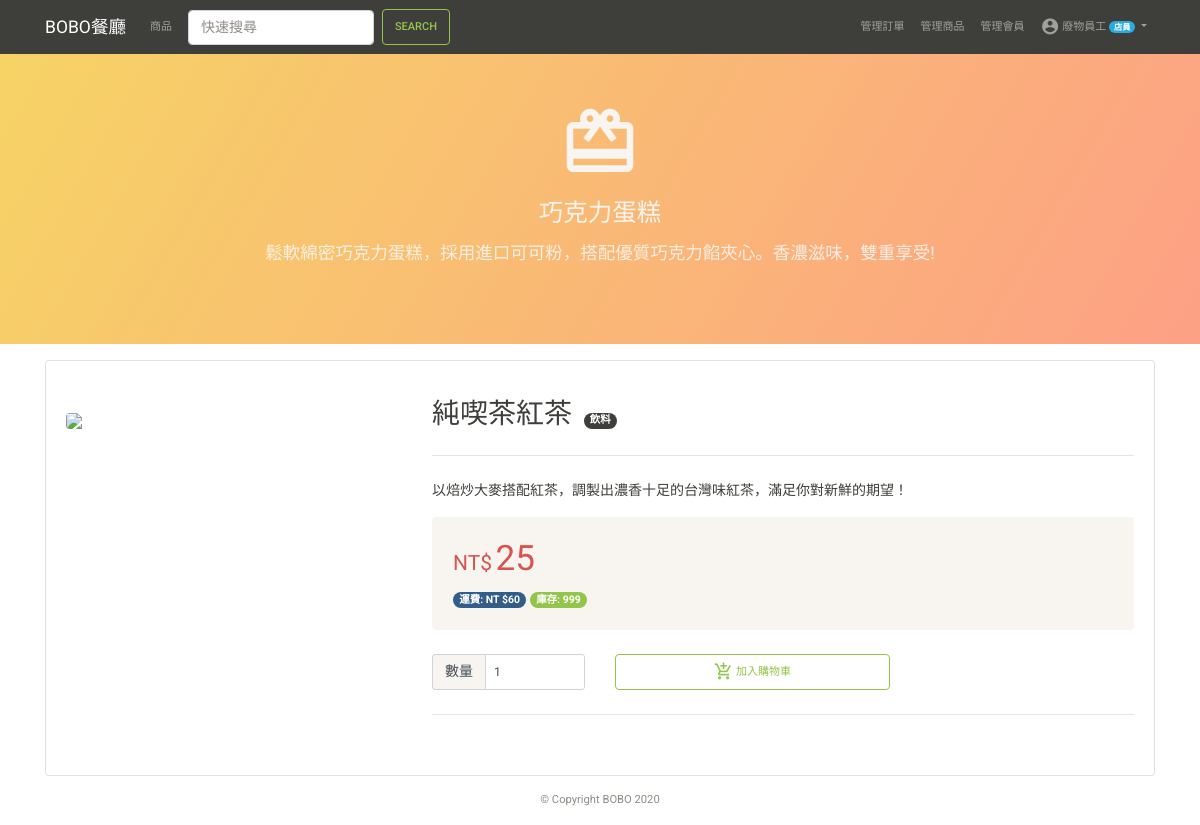
The app's page /product_detail.php?ID=2 (signed in) with its own data.
### tables this page shows
CREATE TABLE MEMBER(
  ID VARCHAR(20) PRIMARY KEY,
  Password VARCHAR(128) ,
  Name VARCHAR(12) ,
  Email VARCHAR(30) ,
  Phone VARCHAR(10) ,
  RegDate TIMESTAMP DEFAULT CURRENT_TIMESTAMP,
  Birth DATE,
  Gender ENUM('M', 'F', 'N'),
  Address VARCHAR(100),
  Position ENUM('S', 'A', 'C') 
);

CREATE TABLE PRODUCT(
  ID INT(7) UNSIGNED AUTO_INCREMENT PRIMARY KEY,
  Name VARCHAR(30) ,
  State ENUM('in_stock', 'out_of_stock', 'removed_from_shelves'),
  Stock INT(7) UNSIGNED ,
  Price INT(10) UNSIGNED ,
  Img VARCHAR(100) ,
  Info VARCHAR(300),
  CategoryName VARCHAR(30)
);

### verification.php (called while the page is built, shortened)
<?php
include('connection.php');
if(isset($_SESSION['ID'])){
  $user_id = $_SESSION['ID'];
  $sql = "SELECT * FROM MEMBER WHERE ID='$user_id'";
  $rows = mysqli_fetch_array($conn->query($sql));
  $user_name = $rows['Name'];
  $user_position = $rows['Position'];
}

### connection.php (called while the page is built, shortened)
<?php
  $conn = new mysqli(db_host, db_username, db_password, db_name);
  $conn->query("SET NAMES 'utf8mb4'");
  require_once('verification.php');

### product_detail.php (the view, shortened to what this page needs)
<?php include('connection.php'); ?>
<!DOCTYPE html>
<html>
<head>
  <?php include('style.php') ?>
</head>
<body>
  <?php include('nav.php') ?>
  <?php include('jumbotron/page2.php') ?>
  <div class="container my-3">
    <div class="row">
      <?php
      $sql = "SELECT * FROM PRODUCT_VIEW WHERE PID = ".$_GET['ID'];
      $result = $conn->query($sql);
      $rows = mysqli_fetch_array($result);
      ?>
      <div class="col-12 col-lg-12 offset-lg-0">
        <div class="card py-3 " >
          <div class="card-body">
            <div class="row">
              <div class="col-12 col-lg-4 my-3 text-center">
                <img src="<?php echo $rows['PImg'] ?>" class="img-fluid rounded mx-auto d-block" style="max-height: 16rem; width: auto;">
              </div>
              <div class="col-12 col-lg-8 ">
                <div class="mb-3">
                  <h2 class="text-lg-left d-inline"><?php echo $rows['PName']; ?></h2>
                  <span class="badge badge-dark badge-pill mx-2"><?php echo $rows['CName']; ?></span>
                </div>
                <hr class="my-4">
                <p><?php echo $rows['PInfo']; ?></p>
                <div class="card bg-light border-light">
                  <div class="card-body">
                    <div class="">
                      <h4 class="text-danger d-inline-block">NT$ </h4>
                      <?php
                        echo '<h1 class="text-danger d-inline-block price">'. $rows['PPrice'].'</h1>';
                      ?>
                    </div>
                    <div>
                      <span class="badge badge-pill badge-primary">運費: NT $60</span>
                      <span class="badge badge-pill badge-success">庫存: <?php echo $rows['PStock']; ?></span>
                    </div>
                  </div>
                </div>
                <form class="my-4" method="post" action="cart_add.php">
                  <div class="form-group row ">
                    <div class="input-group col-12 col-lg-3 ">
                      <span class="input-group-addon">數量</span>
                      <input class="form-control form-control-sm" type="number" name="Quantity" min="1" max="99" value="1">
                    </div>
                    <div class="input-group col-12 mt-2 col-lg-5 mt-lg-0">
                      <button type="submit" class="btn btn-outline-success btn-block"<?=$customer_display?>>
                        <i class="material-icons">add_shopping_cart</i> 加入購物車
                      </button>
                    </div>
                  </div>
                </form>
                <hr class="my-4">
              </div>
            </div>
          </div>
        </div>
      </div>
    </div>
  </div>
  <?php include('footer.php') ?>
</body>
</html>

### nav.php (shortened to what this page needs)
<?php
  $this_page = pathinfo($_SERVER['PHP_SELF'])['filename'];
  $customer_display  = ($user_position=='C'||$user_position=='G')?'':'d-none ';
  $admin_display  = ($user_position=='A'||$user_position=='S')?'':'d-none ';
?>
<nav id="navbar" class="navbar navbar-expand-lg navbar-dark bg-primary1 sticky-top " style="background:rgba(62,63,58,1);">
  <div class="container ">
    <a class="navbar-brand align-middle" href="index.php">
      <class="img-fluid" style="max-height:1.1rem"> BOBO餐廳
    </a>
    <div class="collapse navbar-collapse" id="navbarSupportedContent">
      <ul class="navbar-nav mr-auto">
        <li class="nav-item <?=($this_page =='product')?'active':'';?>">
          <a class="nav-link $customer_display" href="product.php">商品</a>
        </li>
        <form class="form-inline mx-0 mx-lg-2 my-2 my-lg-0" method="get" action="product.php">
          <input class="form-control mr-sm-2" type="search" placeholder="快速搜尋" name="keyword" required>
          <button class="btn btn-outline-success my-2 my-sm-0 " type="submit">Search</button>
        </form>
      </ul>
      <ul class="navbar-nav ml-auto">
        <li class="nav-item <?=($this_page =='order_list')?'active ':'' ?> <?=$admin_display ?>">
          <a class="nav-link" href="order_list.php">管理訂單</a>
        </li>
        <li class="nav-item <?=($this_page =='product_list')?'active ':'' ?> <?=$admin_display ?>">
          <a class="nav-link" href="product_list.php">管理商品</a>
        </li>
        <li class="nav-item <?=($this_page =='user_list')?'active ':'' ?> <?=$admin_display ?>">
          <a class="nav-link" href="user_list.php">管理會員</a>
        </li>
        <li class="nav-item dropdown <?=isset($_SESSION['ID'])?'':'d-none'?>">
          <a class="nav-link dropdown-toggle" href="#" id="user" role="button" data-toggle="dropdown" aria-haspopup="true" aria-expanded="false">
            <i class="material-icons">account_circle</i>
            <?=$user_name?>
            <?php
            if($user_position=='A'){
              echo '<span class="badge badge-pill badge-warning">管理員</span>';
            }else if($user_position=='S'){
              echo '<span class="badge badge-pill badge-info">店員</span>';
            }
            ?>
          </a>
        </li>
      </ul>
    </div>
  </div>
</nav>

### jumbotron/page2.php
<?php
$sql="SELECT * FROM `PRODUCT` ORDER BY rand() LIMIT 1";
$result=$conn->query($sql);
$rows=mysqli_fetch_array($result);
$info = $rows['Info'];
$Name = $rows['Name'];
?>
<div class="discount" style=" background-image: linear-gradient(120deg, #f6d365 0%, #fda085 100%);">
  <div class="container">
    <div class="row" style="cursor:pointer" onclick="location.href='product.php'">
      <div class="col-12 my-3 my-lg-5 text-center">
        <div class="row">
          <div class="col-12">
            <i class="material-icons text-light animated infinite rubberBand" style="font-size:5rem;">redeem</i>
          </div>
          <div class="col-12 my-3 text-center">
            <h3 class="text-light d-block " >
              <?php echo $Name ?>
            </h3>
            <h5 class="text-light my-3" style="opacity: .9">
              <?php echo $info ?>
            </h5>
          </div>
        </div>
      </div>
    </div>
  </div>
</div>

### css/style.css (style rules this page uses)
i.material-icons { vertical-align: middle; font-size: 1.2rem; }
.discount { transition: opacity .3s; }

### records on screen
member: Name "廢物員工"
product: Name "巧克力蛋糕", Info "鬆軟綿密巧克力蛋糕，採用進口可可粉，搭配優質巧克力餡夾心。香濃滋味，雙重享受!"

### other values on screen
$rows['PName'] "純喫茶紅茶"
$rows['CName'] "飲料"
$rows['PInfo'] "以焙炒大麥搭配紅茶，調製出濃香十足的台灣味紅茶，滿足你對新鮮的期望！"
$rows['PPrice'] "25"
$rows['PStock'] "999"
